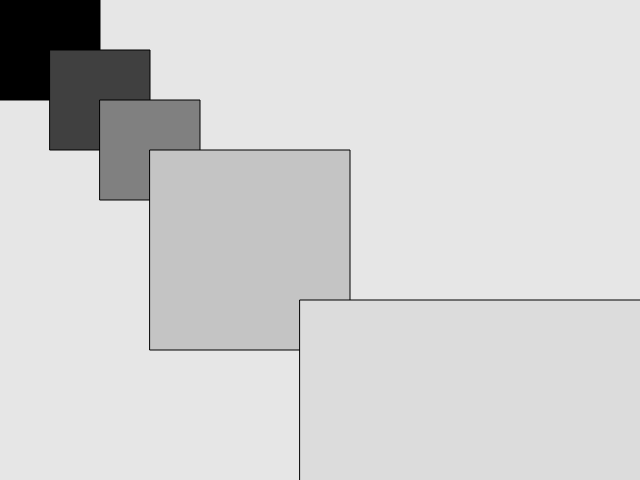
Frame 1 (no input)
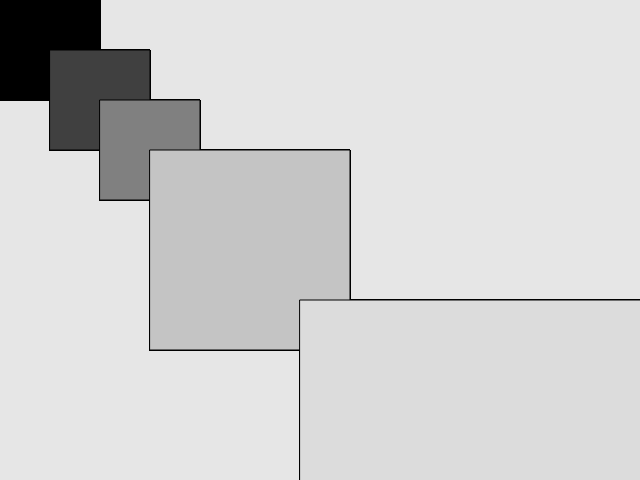
Frame 60 (no input)
Frame 120 (the mouse pressed at the canvas centre since frame 60): identical to frame 60, image omitted

The p5.js sketch that drew these frames (run headless with seeded random() and noise() and a simulated clock; from frame 60 on, the mouse is pressed at the canvas centre):

// p5.js sketch
// ── sketch.js
//setup is run once when the webpage is first loaded
function setup() {
  createCanvas(640, 480); // 500x500 pixel canvas
  background(230);        // Light grey background 
  //noStroke();             // no outlines on shapes 
}

// Runs on an infinite loop (around 60fps)
function draw(){
    // Black | rectangle 100px wide, 100px high | 0px from left | 0px from top 
    fill(0); // Define the fill color
    rect(0, 0, 100, 100); // x & y coordinates | width & height 
         
    // Dark grey | rect h=100 w=100px | 50px from left | 60px from top   
    fill(64);
    rect(50, 50, 100, 100);
    
    // Mid grey | 100x100px rect | x=50px  | y=60px  
    fill(128)
    rect(100, 100, 100, 100);
    
    // Light grey | 100x100 px rect | 50px  | 60px from top 
    fill(196);
    rect(150, 150, 200, 200);

    // Light grey | 100x100 px rect | 50px  | 60px from top 
    fill(220);
    rect(300, 300, 400, 400);

}
  
